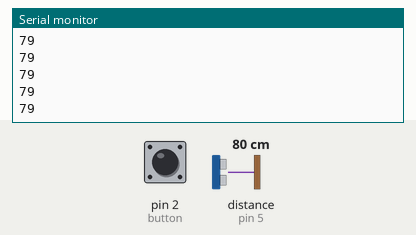
This sketch was run on a simulated Arduino Uno, built with avr-gcc and run on an emulated ATmega328P. On the bench: the last lines printed to the serial monitor. Wiring (inferred from the names in the program): ultrasonic range finder: trigger pin 6; echo pin 5. Inputs (shaded band) come from the test bench; at power-on: distance to the obstacle (sensor on pin 5) 80 cm, pin 2 (button) HIGH. The echo pulse lasts 58.3 µs per cm; storage starts empty.

Above: at 1.2 s.
1.3 s: distance to the obstacle (sensor on pin 5) set to 2 cm
At 2.3 s:
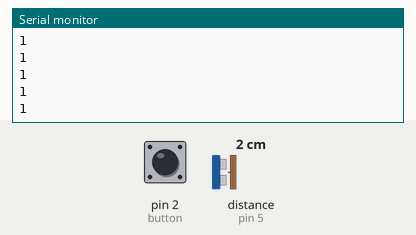
2.8 s: distance to the obstacle (sensor on pin 5) set to 4 cm
At 3.5 s:
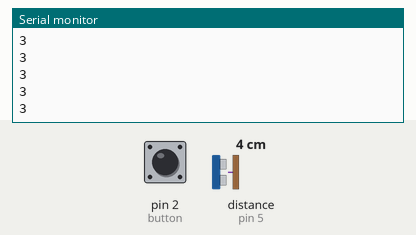
Timing chart, 0 to 5.8 s (numbered marks = the images above; inputs shaded):
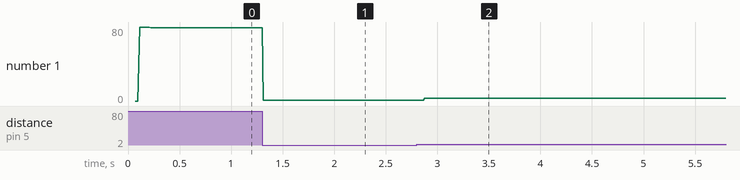

Measured:
- after the input at 1.3 s, the serial monitor: prints a new line at once (image 1)
- after the input at 2.8 s, the serial monitor: prints a new line after 0.08 s (image 2)
- plotted number 1: 79 → 1 after the input at 1.3 s, 1 → 3 after the input at 2.8 s

The sketch:

distance.ino
```cpp
#include <SPI.h>
#include <SD.h>
#define trig 6
#define echo 5
#define chipSelect 4
#define button 2
File testFile;

Sd2Card card;
SdVolume volume;
SdFile root;

unsigned long curr_time, prev_time, duration;
int distance;

void setup() {
  pinMode(button, INPUT_PULLUP);
  pinMode(trig, OUTPUT);
  pinMode(echo, INPUT);
  Serial.begin(9600);
  Serial.print("Initializing SD card...");

  if (!SD.begin(chipSelect)) {
    Serial.println("Card failed, or not present");
    while (1);
  }
  Serial.println("card initialized.");

  if (SD.exists("test.txt")) {
    Serial.println("test.txt exists");
  } else Serial.println("test.txt doesnt exists");
}


void loop() {
  curr_time = millis();

  if (curr_time - prev_time >= 100) {
    digitalWrite(trig, LOW);
    delayMicroseconds(20);
    digitalWrite(trig, HIGH);
    delayMicroseconds(20);
    digitalWrite(trig, LOW);
    duration = pulseIn(echo, HIGH);
    distance = (duration / 2) / 29.1;
    prev_time = millis();
  }
  Serial.println(distance);

  testFile = SD.open("test.txt", FILE_WRITE);
  if (testFile) {
    testFile.println(String(distance));
    testFile.close();
    Serial.println(distance);
  } else {
    Serial.println("error opening test.txt");
  }

  delay(10);

  if (digitalRead(button) == LOW) {
    testFile.close();
    while (1);
  }
}
```
